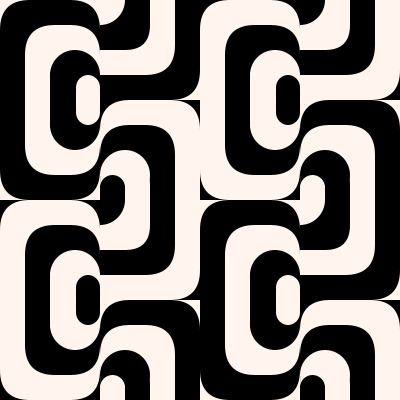
Frame 1 (no input)
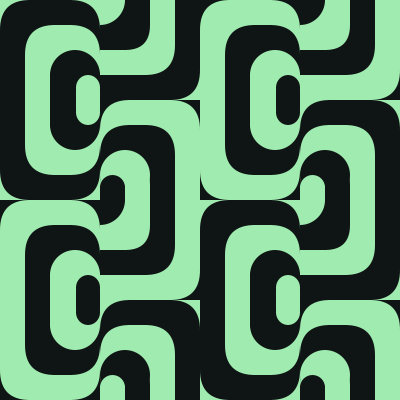
Frame 60 (the mouse pressed at the canvas centre just before this capture)
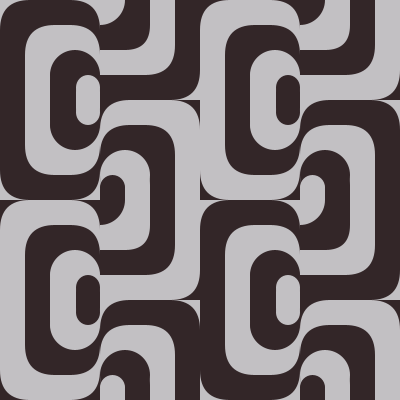
Frame 120 (the mouse held since frame 60 and released just before this capture)

The Processing sketch that drew these frames (run headless with seeded random() and noise(); from frame 60 on, the mouse is pressed at the canvas centre):

// Processing sketch: processing_185790
// ── processing_185790.pde

color beige = #FFF5EE;
color schwarz = #000000;

void setup(){
 size(400,400);
 background(255);
 rectMode(CORNERS);
 ellipseMode(CORNERS);
 colorMode(HSB,360,100,100);
 noStroke();
 frameRate(3);
}

void drawPattern1(){
  fill(beige);
  rect(0,0,100,200);
  fill(schwarz);
  rect(0,0,100,200,30);
  fill(beige);
  rect(25,25,100,175,30);
  fill(schwarz);
  rect(50,55,100,145,30);
  fill(schwarz);
  ellipse(50,50,100,100);
  ellipse(50,100,100,150);
  fill(beige);
  rect(76,80,100,120,30);
  ellipse(76,75,100,100);
  ellipse(76,100,100,125);
}
void drawPattern2(){
  fill(schwarz);
  rect(0,0,100,200);
  fill(beige);
  rect(0,0,100,200,30);
  fill(schwarz);
  rect(25,25,100,175,30);
  fill(beige);
  rect(50,55,100,145,50);
  fill(beige);
  ellipse(50,50,100,100);
  ellipse(50,100,100,150);
  fill(schwarz);
  rect(76,80,100,120,30);
  ellipse(76,75,100,100);
  ellipse(76,100,100,125);
}
void drawPattern3(){
  fill(schwarz);
  rect(100,100,200,300);
  fill(beige);
  rect(100,100,200,300,30,30,30,0);
  fill(schwarz);
  rect(100,125,175,275,30,30,30,0);
  fill(beige);
  rect(100,160,150,250,30,30,30,0);
  ellipse(100,150,150,200);
  fill(schwarz);
  rect(100,180,125,200,30,30,0,0);
  ellipse(100,175,125,200);
  arc(75,175,125,225,0,HALF_PI);
}
void drawPattern4(){
 fill(beige);
  rect(100,100,200,300);
  fill(schwarz);
  rect(100,100,200,300,30,30,30,0);
  fill(beige);
  rect(100,125,175,275,30,30,30,0);
  fill(schwarz);
  rect(100,160,150,250,30,30,30,0);
  ellipse(100,150,150,200);
  fill(beige);
  rect(100,180,125,200,30,30,0,0);
  ellipse(100,175,125,200);  
  arc(75,175,125,225,0,HALF_PI);
}
  
void draw(){
  background(255);
  //Oben der 1. Spalten
  drawPattern1();
 //Unten der 1. Spalte 
  pushMatrix(); 
  translate(0,height/2);
  drawPattern2();
  popMatrix();
  drawPattern3();  
  //Oben der 2. Spalte
  pushMatrix();
  translate(0,-height/2);
  drawPattern4();
  popMatrix();
  //Unten der 2. Spalten
  pushMatrix();
  translate(0,height/2);
  drawPattern4();
  popMatrix();
  //Oben der 3. Spalte
  pushMatrix();
  translate(width/2,0);
  drawPattern2();
  popMatrix();  
  //Unten der 3. Spalte
  pushMatrix();
  translate(width/2,height/2);
  drawPattern1();
  popMatrix();  
  //Mitte der 4. Spalte
  pushMatrix();
  translate(width/2,0);
  drawPattern4();
  popMatrix();  
  //Oben der 4. Spalte
  pushMatrix();
  translate(width/2,-height/2);
  drawPattern3();
  popMatrix(); 
  //Unten der 4. Spalte
  pushMatrix();
  translate(width/2,height/2);
  drawPattern3();
  popMatrix();
  
  beige=color(random(0,360),random(0,100),random(0,100));
  schwarz=color(random(0,360),random(0,100),random(0,100));
}
